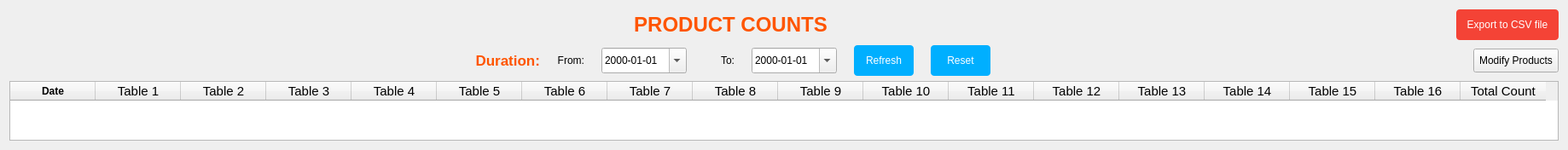
      <widget class="QWidget" name="tab_prodecut">
       <attribute name="title">
        <string>PRODUCTS COUNT</string>
       </attribute>
       <layout class="QVBoxLayout" name="verticalLayout_9">
        <item>
         <layout class="QHBoxLayout" name="horizontalLayout_13">
          <item>
           <spacer name="horizontalSpacer_26">
            <property name="orientation">
             <enum>Qt::Horizontal</enum>
            </property>
            <property name="sizeHint" stdset="0">
             <size>
              <width>40</width>
              <height>20</height>
             </size>
            </property>
           </spacer>
          </item>
          <item>
           <widget class="QLabel" name="label_12">
            <property name="font">
             <font>
              <family>MS Shell Dlg 2</family>
              <pointsize>18</pointsize>
              <weight>75</weight>
              <bold>true</bold>
             </font>
            </property>
            <property name="styleSheet">
             <string notr="true">color: rgb(255, 85, 0);</string>
            </property>
            <property name="text">
             <string>PRODUCT COUNTS</string>
            </property>
            <property name="alignment">
             <set>Qt::AlignCenter</set>
            </property>
            <property name="indent">
             <number>300</number>
            </property>
           </widget>
          </item>
          <item>
           <spacer name="horizontalSpacer_27">
            <property name="orientation">
             <enum>Qt::Horizontal</enum>
            </property>
            <property name="sizeHint" stdset="0">
             <size>
              <width>40</width>
              <height>20</height>
             </size>
            </property>
           </spacer>
          </item>
          <item>
           <widget class="QPushButton" name="btn_exportProd">
            <property name="sizePolicy">
             <sizepolicy hsizetype="Preferred" vsizetype="Fixed">
              <horstretch>0</horstretch>
              <verstretch>0</verstretch>
             </sizepolicy>
            </property>
            <property name="minimumSize">
             <size>
              <width>120</width>
              <height>36</height>
             </size>
            </property>
            <property name="font">
             <font>
              <family>MS Shell Dlg 2</family>
             </font>
            </property>
            <property name="styleSheet">
             <string notr="true">QPushButton{
	border-radius: 4px;
	background-color: #f44336; color: white;
}

QPushButton::hover {
	background-color: #ff5346;
}

QPushButton::pressed {
	background-color: #e43326;
}</string>
            </property>
            <property name="text">
             <string>Export to CSV file</string>
            </property>
           </widget>
          </item>
         </layout>
        </item>
        <item>
         <layout class="QHBoxLayout" name="horizontalLayout_14">
          <property name="spacing">
           <number>20</number>
          </property>
          <item>
           <spacer name="horizontalSpacer_28">
            <property name="orientation">
             <enum>Qt::Horizontal</enum>
            </property>
            <property name="sizeHint" stdset="0">
             <size>
              <width>40</width>
              <height>20</height>
             </size>
            </property>
           </spacer>
          </item>
          <item>
           <widget class="QLabel" name="label_13">
            <property name="font">
             <font>
              <pointsize>13</pointsize>
              <weight>75</weight>
              <bold>true</bold>
             </font>
            </property>
            <property name="styleSheet">
             <string notr="true">color: rgb(255, 85, 0);</string>
            </property>
            <property name="text">
             <string>Duration:</string>
            </property>
            <property name="alignment">
             <set>Qt::AlignRight|Qt::AlignTrailing|Qt::AlignVCenter</set>
            </property>
           </widget>
          </item>
          <item>
           <layout class="QHBoxLayout" name="horizontalLayout_15">
            <item>
             <widget class="QLabel" name="label_14">
              <property name="text">
               <string>From:</string>
              </property>
              <property name="alignment">
               <set>Qt::AlignRight|Qt::AlignTrailing|Qt::AlignVCenter</set>
              </property>
             </widget>
            </item>
            <item>
             <widget class="QDateEdit" name="dateFrom_pd">
              <property name="minimumSize">
               <size>
                <width>100</width>
                <height>30</height>
               </size>
              </property>
              <property name="displayFormat">
               <string>yyyy-MM-dd</string>
              </property>
              <property name="calendarPopup">
               <bool>true</bool>
              </property>
             </widget>
            </item>
            <item>
             <widget class="QLabel" name="label_15">
              <property name="text">
               <string>      To:</string>
              </property>
              <property name="alignment">
               <set>Qt::AlignRight|Qt::AlignTrailing|Qt::AlignVCenter</set>
              </property>
             </widget>
            </item>
            <item>
             <widget class="QDateEdit" name="dateTo_pd">
              <property name="minimumSize">
               <size>
                <width>100</width>
                <height>30</height>
               </size>
              </property>
              <property name="displayFormat">
               <string>yyyy-MM-dd</string>
              </property>
              <property name="calendarPopup">
               <bool>true</bool>
              </property>
             </widget>
            </item>
           </layout>
          </item>
          <item>
           <widget class="QPushButton" name="btn_displayProdCount">
            <property name="sizePolicy">
             <sizepolicy hsizetype="Preferred" vsizetype="Fixed">
              <horstretch>0</horstretch>
              <verstretch>0</verstretch>
             </sizepolicy>
            </property>
            <property name="minimumSize">
             <size>
              <width>70</width>
              <height>36</height>
             </size>
            </property>
            <property name="styleSheet">
             <string notr="true">QPushButton{
	border-radius: 4px;
	background-color: #00afff; color: white;
}

QPushButton::hover {
	background-color: #23ccff;
}

QPushButton::pressed {
	background-color: #00aaf0;
}</string>
            </property>
            <property name="text">
             <string>Refresh</string>
            </property>
            <property name="autoDefault">
             <bool>true</bool>
            </property>
            <property name="default">
             <bool>true</bool>
            </property>
           </widget>
          </item>
          <item>
           <widget class="QPushButton" name="btn_resetProdCount">
            <property name="minimumSize">
             <size>
              <width>70</width>
              <height>36</height>
             </size>
            </property>
            <property name="styleSheet">
             <string notr="true">QPushButton{
	border-radius: 4px;
	background-color: #00afff; color: white;
}

QPushButton::hover {
	background-color: #23ccff;
}

QPushButton::pressed {
	background-color: #00aaf0;
}</string>
            </property>
            <property name="text">
             <string>Reset</string>
            </property>
           </widget>
          </item>
          <item>
           <spacer name="horizontalSpacer_29">
            <property name="orientation">
             <enum>Qt::Horizontal</enum>
            </property>
            <property name="sizeHint" stdset="0">
             <size>
              <width>40</width>
              <height>20</height>
             </size>
            </property>
           </spacer>
          </item>
          <item>
           <widget class="QPushButton" name="btn_modifyProdCount">
            <property name="minimumSize">
             <size>
              <width>100</width>
              <height>28</height>
             </size>
            </property>
            <property name="maximumSize">
             <size>
              <width>100</width>
              <height>16777215</height>
             </size>
            </property>
            <property name="styleSheet">
             <string notr="true">QPushButton{
	border-radius: 4px;
	background-color:#d98729; color: white;
}

QPushButton::hover {
	background-color: #e99739;
}rgb(7, 172, 48)rgb(217, 135, 41)</string>
            </property>
            <property name="text">
             <string>Modify Products</string>
            </property>
           </widget>
          </item>
         </layout>
        </item>
        <item>
         <widget class="QTableWidget" name="tb_prodcount">
          <property name="font">
           <font>
            <family>Arial</family>
            <pointsize>11</pointsize>
            <weight>50</weight>
            <bold>false</bold>
           </font>
          </property>
          <property name="sizeAdjustPolicy">
           <enum>QAbstractScrollArea::AdjustToContents</enum>
          </property>
          <property name="editTriggers">
           <set>QAbstractItemView::NoEditTriggers</set>
          </property>
          <property name="alternatingRowColors">
           <bool>true</bool>
          </property>
          <property name="selectionMode">
           <enum>QAbstractItemView::SingleSelection</enum>
          </property>
          <property name="selectionBehavior">
           <enum>QAbstractItemView::SelectItems</enum>
          </property>
          <attribute name="verticalHeaderVisible">
           <bool>false</bool>
          </attribute>
          <attribute name="verticalHeaderMinimumSectionSize">
           <number>33</number>
          </attribute>
          <column>
           <property name="text">
            <string>Date</string>
           </property>
           <property name="font">
            <font>
             <family>Arial</family>
             <pointsize>9</pointsize>
             <weight>75</weight>
             <bold>true</bold>
            </font>
           </property>
          </column>
          <column>
           <property name="text">
            <string>Table 1</string>
           </property>
          </column>
          <column>
           <property name="text">
            <string>Table 2</string>
           </property>
          </column>
          <column>
           <property name="text">
            <string>Table 3</string>
           </property>
          </column>
          <column>
           <property name="text">
            <string>Table 4</string>
           </property>
          </column>
          <column>
           <property name="text">
            <string>Table 5</string>
           </property>
          </column>
          <column>
           <property name="text">
            <string>Table 6</string>
           </property>
          </column>
          <column>
           <property name="text">
            <string>Table 7</string>
           </property>
          </column>
          <column>
           <property name="text">
            <string>Table 8</string>
           </property>
          </column>
          <column>
           <property name="text">
            <string>Table 9</string>
           </property>
          </column>
          <column>
           <property name="text">
            <string>Table 10</string>
           </property>
          </column>
          <column>
           <property name="text">
            <string>Table 11</string>
           </property>
          </column>
          <column>
           <property name="text">
            <string>Table 12</string>
           </property>
          </column>
          <column>
           <property name="text">
            <string>Table 13</string>
           </property>
          </column>
          <column>
           <property name="text">
            <string>Table 14</string>
           </property>
          </column>
          <column>
           <property name="text">
            <string>Table 15</string>
           </property>
          </column>
          <column>
           <property name="text">
            <string>Table 16</string>
           </property>
          </column>
          <column>
           <property name="text">
            <string>Total Count</string>
           </property>
          </column>
         </widget>
        </item>
       </layout>
      </widget>
